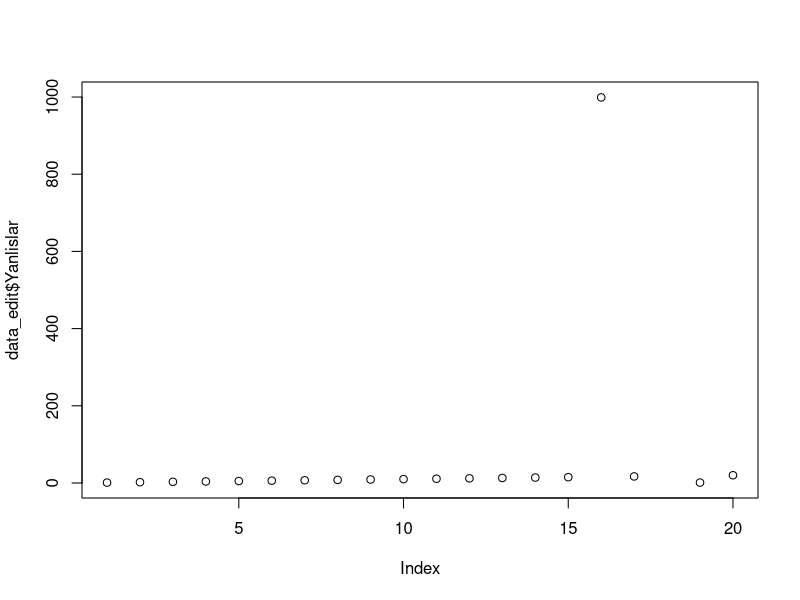
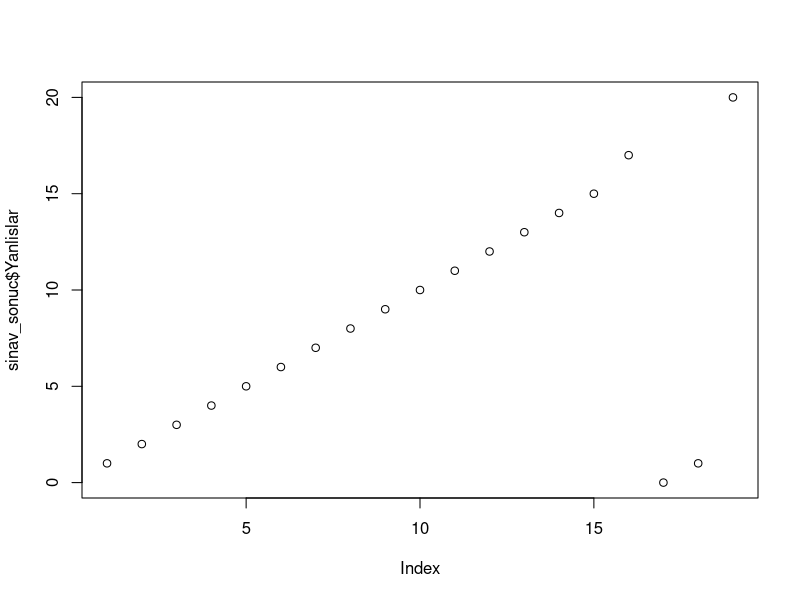
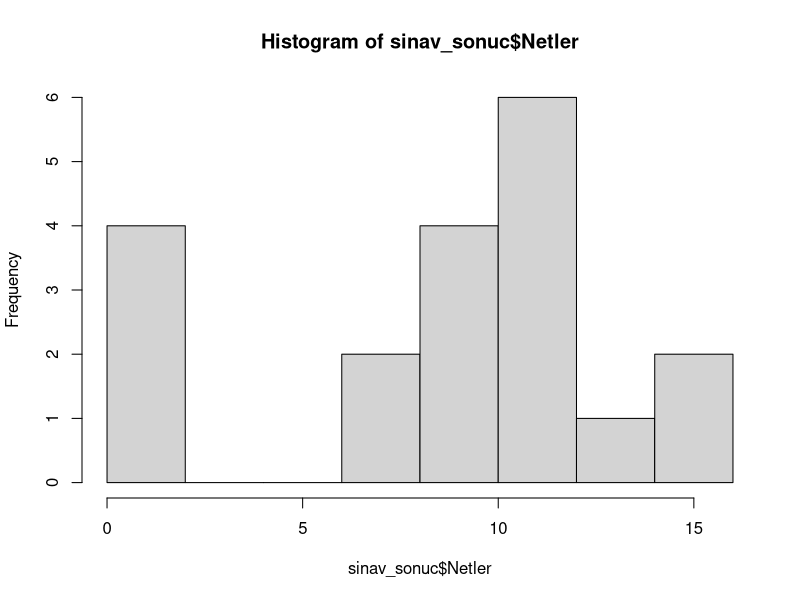
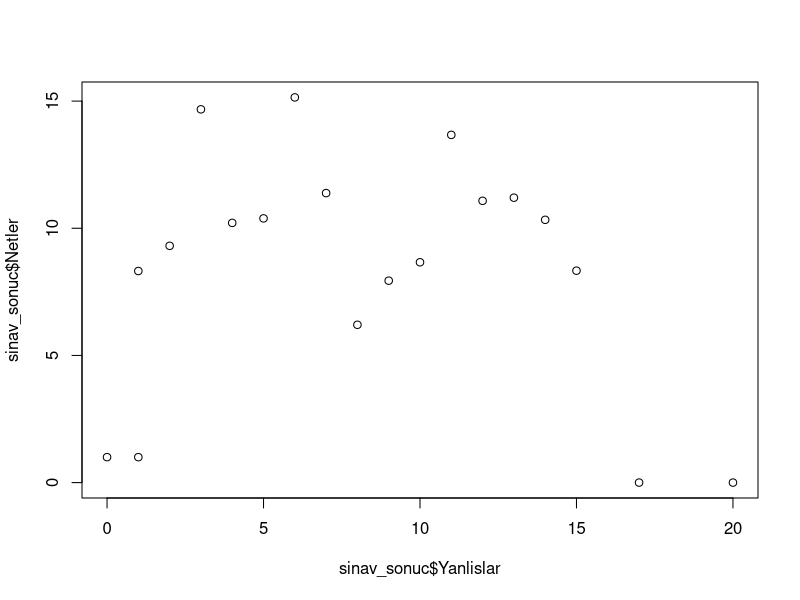

Source code (R) for these figures, in order:
# BIL524 Ödev 2

# Örnek veri seti oluşturma
set.seed(123)
n = 20
data_ham <- data.frame(A = c(1:15, 999, 17, NA, 1, 20),  
                   B = c(rnorm(15, mean=10, sd=3), 1, "NA", 1, 1, 0),
                   C = c(letters[c(1:15)], "",  "defne", "   m    i ne", NA, 10))

# Oluşturulan veri setini inceleme                   
head(data_ham)
data_ham 
colnames(data_ham)

# Kolon isimlerini dönüştürme
colnames(data_ham) <- c("Yanlislar", "Netler", "Ogrenci_Adi")
colnames(data_ham)

# Eksik veri tespiti
is_na_data_ham <- is.na(data_ham)
is_na_data_ham

# Veride az sayıda eksik veri var. Ortalama değerlere bakalım
mean(data_ham$Yanlislar, na.rm=TRUE)
mean(data_ham$Netler, na.rm=TRUE)

# Netler kolonunun data tipi ortalama almaya uygun değil -hata verdi. Kolonların data tiplerini inceleyelim
str(data_ham)

# Netler kolonu chr atanmış. Data tiplerini içeriğe uygun şekilde atayalım ve bu şekilde yeni bir data frame yaratalım
data_edit <- type.convert(data_ham, as.is = TRUE)
str(data_edit)
data_edit

# Ortalama değerlere tekrar bakalım
mean(data_edit$Yanlislar, na.rm=TRUE)
mean(data_edit$Netler, na.rm=TRUE)

# Yanlislar kolonunda ortalama çok yüksek çıkıyor. Outlier veriler olabilir. Plot grafiğiyle veriye bakalım
plot(data_edit$Yanlislar)

# Ortalamayı yükselten iki adet aşırı uç değer olduğu görülüyor. Bu satırlar yanlış olabilir. Outlier içeren satırları veriden çıkaralım
data_edit$Yanlislar[data_edit$Yanlislar %in% boxplot.stats(data_edit$Yanlislar)$out]
data_out_edit <- data_edit[! data_edit$Yanlislar %in% boxplot.stats(data_edit$Yanlislar)$out, ]
data_out_edit
mean(data_out_edit$Yanlislar, na.rm=TRUE)

# Veri girilirken sıfır yerine NA olarak girilmiş değerleri sıfıra düzeltme. Tekrar ortalama hesaplayıp datanın son halini inceleme
data_out_edit["Yanlislar"][is.na(data_out_edit["Yanlislar"])] <- 0
data_out_edit["Netler"][is.na(data_out_edit["Netler"])] <- 0
mean(data_out_edit$Yanlislar, na.rm=TRUE)
mean(data_out_edit$Netler, na.rm=TRUE)
data_out_edit

# 18 nolu satırdaki öğrencinin adı yazılırken gereksiz boşluk girilmiş. Kolonda normalizasyon.
data_out_edit$Ogrenci_Adi <- gsub(" ", "", data_out_edit$Ogrenci_Adi)
data_out_edit

# Veri artık düzgün görünüyor. Son bir df olarak kaydetme ve detaylı inceleme
sinav_sonuc <- data_out_edit
plot(sinav_sonuc$Yanlislar)
hist(sinav_sonuc$Netler)
korelasyon <- cor(sinav_sonuc$Yanlislar, sinav_sonuc$Netler)
print(korelasyon)
plot(sinav_sonuc$Yanlislar, sinav_sonuc$Netler)
